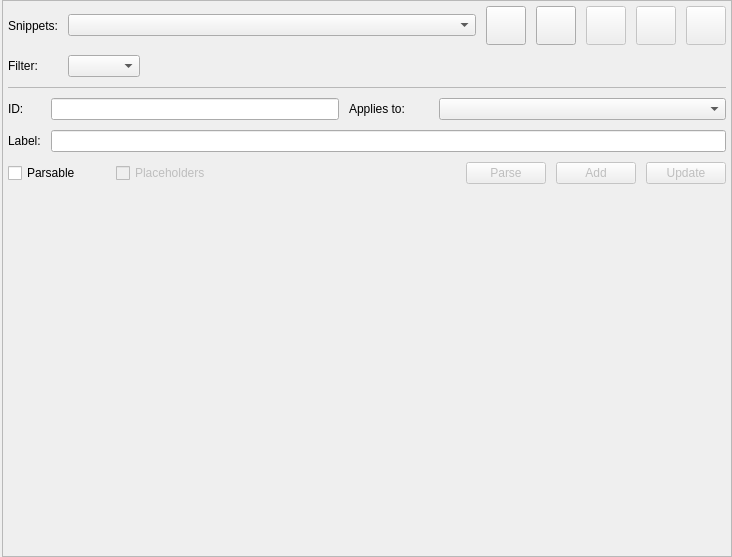
<?xml version="1.0" encoding="UTF-8"?>
<ui version="4.0">
 <class>SnippetsConfigWidget</class>
 <widget class="QWidget" name="SnippetsConfigWidget">
  <property name="geometry">
   <rect>
    <x>0</x>
    <y>0</y>
    <width>732</width>
    <height>557</height>
   </rect>
  </property>
  <property name="windowTitle">
   <string>Form</string>
  </property>
  <layout class="QGridLayout" name="gridLayout_3">
   <property name="leftMargin">
    <number>2</number>
   </property>
   <property name="topMargin">
    <number>0</number>
   </property>
   <property name="rightMargin">
    <number>0</number>
   </property>
   <property name="bottomMargin">
    <number>0</number>
   </property>
   <property name="spacing">
    <number>0</number>
   </property>
   <item row="0" column="0">
    <widget class="QFrame" name="frame">
     <property name="sizePolicy">
      <sizepolicy hsizetype="Preferred" vsizetype="Preferred">
       <horstretch>0</horstretch>
       <verstretch>0</verstretch>
      </sizepolicy>
     </property>
     <property name="frameShape">
      <enum>QFrame::StyledPanel</enum>
     </property>
     <property name="frameShadow">
      <enum>QFrame::Raised</enum>
     </property>
     <layout class="QGridLayout" name="gridLayout_2">
      <property name="leftMargin">
       <number>5</number>
      </property>
      <property name="topMargin">
       <number>5</number>
      </property>
      <property name="rightMargin">
       <number>5</number>
      </property>
      <property name="bottomMargin">
       <number>5</number>
      </property>
      <property name="spacing">
       <number>10</number>
      </property>
      <item row="3" column="0" colspan="3">
       <layout class="QGridLayout" name="gridLayout">
        <property name="spacing">
         <number>10</number>
        </property>
        <item row="0" column="3">
         <widget class="QComboBox" name="applies_to_cmb">
          <property name="sizePolicy">
           <sizepolicy hsizetype="Expanding" vsizetype="Fixed">
            <horstretch>0</horstretch>
            <verstretch>0</verstretch>
           </sizepolicy>
          </property>
          <property name="minimumSize">
           <size>
            <width>0</width>
            <height>0</height>
           </size>
          </property>
          <property name="sizeAdjustPolicy">
           <enum>QComboBox::AdjustToContentsOnFirstShow</enum>
          </property>
          <property name="iconSize">
           <size>
            <width>28</width>
            <height>28</height>
           </size>
          </property>
         </widget>
        </item>
        <item row="1" column="0">
         <widget class="QLabel" name="id_lbl_2">
          <property name="sizePolicy">
           <sizepolicy hsizetype="Fixed" vsizetype="Preferred">
            <horstretch>0</horstretch>
            <verstretch>0</verstretch>
           </sizepolicy>
          </property>
          <property name="text">
           <string>Label:</string>
          </property>
         </widget>
        </item>
        <item row="0" column="1">
         <widget class="QLineEdit" name="id_edt">
          <property name="sizePolicy">
           <sizepolicy hsizetype="Expanding" vsizetype="Fixed">
            <horstretch>0</horstretch>
            <verstretch>0</verstretch>
           </sizepolicy>
          </property>
          <property name="clearButtonEnabled">
           <bool>true</bool>
          </property>
         </widget>
        </item>
        <item row="0" column="2">
         <widget class="QLabel" name="applies_to_lbl">
          <property name="sizePolicy">
           <sizepolicy hsizetype="Fixed" vsizetype="Preferred">
            <horstretch>0</horstretch>
            <verstretch>0</verstretch>
           </sizepolicy>
          </property>
          <property name="minimumSize">
           <size>
            <width>80</width>
            <height>0</height>
           </size>
          </property>
          <property name="text">
           <string>Applies to:</string>
          </property>
         </widget>
        </item>
        <item row="0" column="0">
         <widget class="QLabel" name="id_lbl">
          <property name="sizePolicy">
           <sizepolicy hsizetype="Fixed" vsizetype="Preferred">
            <horstretch>0</horstretch>
            <verstretch>0</verstretch>
           </sizepolicy>
          </property>
          <property name="text">
           <string>ID:</string>
          </property>
         </widget>
        </item>
        <item row="1" column="1" colspan="3">
         <widget class="QLineEdit" name="label_edt">
          <property name="sizePolicy">
           <sizepolicy hsizetype="Expanding" vsizetype="Fixed">
            <horstretch>0</horstretch>
            <verstretch>0</verstretch>
           </sizepolicy>
          </property>
          <property name="clearButtonEnabled">
           <bool>true</bool>
          </property>
         </widget>
        </item>
       </layout>
      </item>
      <item row="0" column="1" colspan="2">
       <layout class="QHBoxLayout" name="horizontalLayout_3">
        <property name="spacing">
         <number>10</number>
        </property>
        <item>
         <widget class="QComboBox" name="snippets_cmb">
          <property name="sizePolicy">
           <sizepolicy hsizetype="Expanding" vsizetype="Fixed">
            <horstretch>0</horstretch>
            <verstretch>0</verstretch>
           </sizepolicy>
          </property>
          <property name="insertPolicy">
           <enum>QComboBox::InsertAlphabetically</enum>
          </property>
          <property name="iconSize">
           <size>
            <width>28</width>
            <height>28</height>
           </size>
          </property>
         </widget>
        </item>
        <item>
         <widget class="QToolButton" name="new_tb">
          <property name="enabled">
           <bool>true</bool>
          </property>
          <property name="minimumSize">
           <size>
            <width>30</width>
            <height>25</height>
           </size>
          </property>
          <property name="toolTip">
           <string>Create new connection</string>
          </property>
          <property name="text">
           <string/>
          </property>
          <property name="icon">
           <iconset resource="../../res/resources.qrc">
            <normaloff>:/icons/icons/new.png</normaloff>:/icons/icons/new.png</iconset>
          </property>
          <property name="iconSize">
           <size>
            <width>32</width>
            <height>32</height>
           </size>
          </property>
         </widget>
        </item>
        <item>
         <widget class="QToolButton" name="cancel_tb">
          <property name="enabled">
           <bool>true</bool>
          </property>
          <property name="minimumSize">
           <size>
            <width>30</width>
            <height>25</height>
           </size>
          </property>
          <property name="toolTip">
           <string>Cancel edition</string>
          </property>
          <property name="text">
           <string/>
          </property>
          <property name="icon">
           <iconset resource="../../res/resources.qrc">
            <normaloff>:/icons/icons/close1.png</normaloff>:/icons/icons/close1.png</iconset>
          </property>
          <property name="iconSize">
           <size>
            <width>32</width>
            <height>32</height>
           </size>
          </property>
         </widget>
        </item>
        <item>
         <widget class="QToolButton" name="edit_tb">
          <property name="enabled">
           <bool>false</bool>
          </property>
          <property name="minimumSize">
           <size>
            <width>30</width>
            <height>25</height>
           </size>
          </property>
          <property name="toolTip">
           <string>Edit selected connection</string>
          </property>
          <property name="text">
           <string/>
          </property>
          <property name="icon">
           <iconset resource="../../res/resources.qrc">
            <normaloff>:/icons/icons/edit.png</normaloff>:/icons/icons/edit.png</iconset>
          </property>
          <property name="iconSize">
           <size>
            <width>32</width>
            <height>32</height>
           </size>
          </property>
         </widget>
        </item>
        <item>
         <widget class="QToolButton" name="remove_tb">
          <property name="enabled">
           <bool>false</bool>
          </property>
          <property name="minimumSize">
           <size>
            <width>30</width>
            <height>25</height>
           </size>
          </property>
          <property name="toolTip">
           <string>Delete selected connection</string>
          </property>
          <property name="text">
           <string/>
          </property>
          <property name="icon">
           <iconset resource="../../res/resources.qrc">
            <normaloff>:/icons/icons/delete.png</normaloff>:/icons/icons/delete.png</iconset>
          </property>
          <property name="iconSize">
           <size>
            <width>32</width>
            <height>32</height>
           </size>
          </property>
         </widget>
        </item>
        <item>
         <widget class="QToolButton" name="remove_all_tb">
          <property name="enabled">
           <bool>false</bool>
          </property>
          <property name="sizePolicy">
           <sizepolicy hsizetype="Preferred" vsizetype="Preferred">
            <horstretch>0</horstretch>
            <verstretch>0</verstretch>
           </sizepolicy>
          </property>
          <property name="minimumSize">
           <size>
            <width>0</width>
            <height>0</height>
           </size>
          </property>
          <property name="toolTip">
           <string>Remove All</string>
          </property>
          <property name="text">
           <string/>
          </property>
          <property name="icon">
           <iconset resource="../../res/resources.qrc">
            <normaloff>:/icons/icons/cleartext.png</normaloff>:/icons/icons/cleartext.png</iconset>
          </property>
          <property name="iconSize">
           <size>
            <width>32</width>
            <height>32</height>
           </size>
          </property>
          <property name="shortcut">
           <string>Shift+Del</string>
          </property>
         </widget>
        </item>
       </layout>
      </item>
      <item row="0" column="0">
       <widget class="QLabel" name="snippets_lbl">
        <property name="sizePolicy">
         <sizepolicy hsizetype="Fixed" vsizetype="Preferred">
          <horstretch>0</horstretch>
          <verstretch>0</verstretch>
         </sizepolicy>
        </property>
        <property name="text">
         <string>Snippets:</string>
        </property>
       </widget>
      </item>
      <item row="4" column="2">
       <layout class="QHBoxLayout" name="horizontalLayout_2">
        <property name="spacing">
         <number>10</number>
        </property>
        <item>
         <spacer name="horizontalSpacer_3">
          <property name="orientation">
           <enum>Qt::Horizontal</enum>
          </property>
          <property name="sizeHint" stdset="0">
           <size>
            <width>40</width>
            <height>20</height>
           </size>
          </property>
         </spacer>
        </item>
        <item>
         <widget class="QPushButton" name="parse_tb">
          <property name="enabled">
           <bool>false</bool>
          </property>
          <property name="sizePolicy">
           <sizepolicy hsizetype="Preferred" vsizetype="Preferred">
            <horstretch>0</horstretch>
            <verstretch>0</verstretch>
           </sizepolicy>
          </property>
          <property name="minimumSize">
           <size>
            <width>0</width>
            <height>0</height>
           </size>
          </property>
          <property name="maximumSize">
           <size>
            <width>16777215</width>
            <height>16777215</height>
           </size>
          </property>
          <property name="toolTip">
           <string>Parse the snippet in order to check if there are syntax errors.</string>
          </property>
          <property name="text">
           <string>Parse</string>
          </property>
          <property name="icon">
           <iconset resource="../../res/resources.qrc">
            <normaloff>:/icons/icons/findtext.png</normaloff>:/icons/icons/findtext.png</iconset>
          </property>
          <property name="iconSize">
           <size>
            <width>32</width>
            <height>32</height>
           </size>
          </property>
         </widget>
        </item>
        <item>
         <widget class="QPushButton" name="add_tb">
          <property name="enabled">
           <bool>false</bool>
          </property>
          <property name="sizePolicy">
           <sizepolicy hsizetype="Preferred" vsizetype="Preferred">
            <horstretch>0</horstretch>
            <verstretch>0</verstretch>
           </sizepolicy>
          </property>
          <property name="minimumSize">
           <size>
            <width>0</width>
            <height>0</height>
           </size>
          </property>
          <property name="maximumSize">
           <size>
            <width>16777215</width>
            <height>16777215</height>
           </size>
          </property>
          <property name="text">
           <string>Add</string>
          </property>
          <property name="icon">
           <iconset resource="../../res/resources.qrc">
            <normaloff>:/icons/icons/add.png</normaloff>:/icons/icons/add.png</iconset>
          </property>
          <property name="iconSize">
           <size>
            <width>32</width>
            <height>32</height>
           </size>
          </property>
         </widget>
        </item>
        <item>
         <widget class="QPushButton" name="update_tb">
          <property name="enabled">
           <bool>false</bool>
          </property>
          <property name="sizePolicy">
           <sizepolicy hsizetype="Preferred" vsizetype="Preferred">
            <horstretch>0</horstretch>
            <verstretch>0</verstretch>
           </sizepolicy>
          </property>
          <property name="minimumSize">
           <size>
            <width>0</width>
            <height>0</height>
           </size>
          </property>
          <property name="maximumSize">
           <size>
            <width>16777215</width>
            <height>16777215</height>
           </size>
          </property>
          <property name="text">
           <string>Update</string>
          </property>
          <property name="icon">
           <iconset resource="../../res/resources.qrc">
            <normaloff>:/icons/icons/defaults.png</normaloff>:/icons/icons/defaults.png</iconset>
          </property>
          <property name="iconSize">
           <size>
            <width>32</width>
            <height>32</height>
           </size>
          </property>
         </widget>
        </item>
       </layout>
      </item>
      <item row="1" column="1" colspan="2">
       <layout class="QHBoxLayout" name="horizontalLayout_4">
        <property name="spacing">
         <number>10</number>
        </property>
        <item>
         <widget class="QComboBox" name="filter_cmb">
          <property name="sizeAdjustPolicy">
           <enum>QComboBox::AdjustToContentsOnFirstShow</enum>
          </property>
          <property name="iconSize">
           <size>
            <width>28</width>
            <height>28</height>
           </size>
          </property>
         </widget>
        </item>
        <item>
         <spacer name="horizontalSpacer_2">
          <property name="orientation">
           <enum>Qt::Horizontal</enum>
          </property>
          <property name="sizeHint" stdset="0">
           <size>
            <width>340</width>
            <height>20</height>
           </size>
          </property>
         </spacer>
        </item>
       </layout>
      </item>
      <item row="4" column="0" colspan="2">
       <layout class="QHBoxLayout" name="horizontalLayout">
        <property name="spacing">
         <number>10</number>
        </property>
        <item>
         <widget class="QCheckBox" name="parsable_chk">
          <property name="sizePolicy">
           <sizepolicy hsizetype="Fixed" vsizetype="Fixed">
            <horstretch>0</horstretch>
            <verstretch>0</verstretch>
           </sizepolicy>
          </property>
          <property name="toolTip">
           <string>Parsable or dynamic snippets are written in the &lt;strong&gt;schema micro language&lt;/strong&gt; syntax. When using a parsable snippet the attributes surrounded in &lt;strong&gt;{}&lt;/strong&gt; will be replaced by the selected object's matching attributes.</string>
          </property>
          <property name="statusTip">
           <string/>
          </property>
          <property name="text">
           <string>Parsable</string>
          </property>
         </widget>
        </item>
        <item>
         <spacer name="horizontalSpacer_4">
          <property name="orientation">
           <enum>Qt::Horizontal</enum>
          </property>
          <property name="sizeType">
           <enum>QSizePolicy::Fixed</enum>
          </property>
          <property name="sizeHint" stdset="0">
           <size>
            <width>25</width>
            <height>20</height>
           </size>
          </property>
         </spacer>
        </item>
        <item>
         <widget class="QCheckBox" name="placeholders_chk">
          <property name="enabled">
           <bool>false</bool>
          </property>
          <property name="sizePolicy">
           <sizepolicy hsizetype="Fixed" vsizetype="Fixed">
            <horstretch>0</horstretch>
            <verstretch>0</verstretch>
           </sizepolicy>
          </property>
          <property name="toolTip">
           <string>When handling parsable snippets empty attributes will be replaced by a value in the format &lt;strong&gt;{attribute}&lt;/strong&gt;. Note that this option can affect the semantics of the resulting snippet.</string>
          </property>
          <property name="statusTip">
           <string/>
          </property>
          <property name="text">
           <string>Placeholders</string>
          </property>
         </widget>
        </item>
        <item>
         <spacer name="horizontalSpacer">
          <property name="orientation">
           <enum>Qt::Horizontal</enum>
          </property>
          <property name="sizeHint" stdset="0">
           <size>
            <width>40</width>
            <height>20</height>
           </size>
          </property>
         </spacer>
        </item>
       </layout>
      </item>
      <item row="1" column="0">
       <widget class="QLabel" name="filter_lbl">
        <property name="sizePolicy">
         <sizepolicy hsizetype="Fixed" vsizetype="Preferred">
          <horstretch>0</horstretch>
          <verstretch>0</verstretch>
         </sizepolicy>
        </property>
        <property name="text">
         <string>Filter:</string>
        </property>
       </widget>
      </item>
      <item row="2" column="0" colspan="3">
       <widget class="QFrame" name="div_ln">
        <property name="minimumSize">
         <size>
          <width>0</width>
          <height>1</height>
         </size>
        </property>
        <property name="maximumSize">
         <size>
          <width>16777215</width>
          <height>1</height>
         </size>
        </property>
        <property name="frameShape">
         <enum>QFrame::StyledPanel</enum>
        </property>
        <property name="frameShadow">
         <enum>QFrame::Sunken</enum>
        </property>
       </widget>
      </item>
      <item row="5" column="0" colspan="3">
       <widget class="QWidget" name="snippet_wgt" native="true">
        <property name="sizePolicy">
         <sizepolicy hsizetype="Expanding" vsizetype="Expanding">
          <horstretch>0</horstretch>
          <verstretch>0</verstretch>
         </sizepolicy>
        </property>
       </widget>
      </item>
     </layout>
    </widget>
   </item>
  </layout>
 </widget>
 <resources>
  <include location="../../res/resources.qrc"/>
  <include location="../../res/resources.qrc"/>
  <include location="../../res/resources.qrc"/>
 </resources>
 <connections/>
</ui>
